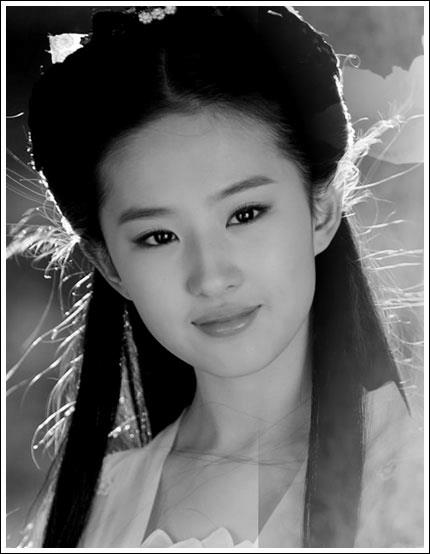
#> input picture tool_convert/baitap1_anhgoc.jpg, 430 x 554 px
$ python sosanh_img.py
#> lines starting #> are read from the running program, lines starting #| are printed output that depends on the picture
import cv2
import numpy as np
from skimage.metrics import structural_similarity as ssim
from skimage.metrics import peak_signal_noise_ratio as psnr
import os

# ================= CẤU HÌNH (SỬA LẠI CHO ĐÚNG) =================
# Kích thước ảnh của bạn (theo thông tin bạn cung cấp trước đó)
WIDTH  = 430
HEIGHT = 554

# Tên file
FILE_ANH_GOC     = 'baitap1_anhgoc.jpg'   # Ảnh gốc chưa bị nhiễu (Clean Image)
FILE_VERILOG_OUT = 'pic_output.txt'     # File Hex output từ ModelSim

# Số pixel muốn cắt bỏ ở mỗi cạnh (để loại bỏ viền đen/sai số)
# Chọn khoảng 5 đến 10 pixel là an toàn
CROP_BORDER = 8
# ================================================================

def main():
    print(f"--- BẮT ĐẦU ĐÁNH GIÁ CHẤT LƯỢNG ẢNH ({WIDTH}x{HEIGHT}) ---")

    # 1. Đọc ảnh gốc (Reference)
    if not os.path.exists(FILE_ANH_GOC):
        print(f"❌ Lỗi: Không tìm thấy file ảnh gốc '{FILE_ANH_GOC}'")
        return

    print(f"📸 Đang đọc ảnh gốc: {FILE_ANH_GOC}...")
    # Đọc ảnh và chuyển sang Grayscale (Trắng đen)
    img_clean = cv2.imread(FILE_ANH_GOC, cv2.IMREAD_GRAYSCALE)
#> img_clean is the input picture: shape (554, 430); min 0, max 255, mean 103.9

    # Resize ảnh gốc về đúng kích thước chuẩn (để tránh lệch 1-2 pixel gây lỗi)
    img_clean = cv2.resize(img_clean, (WIDTH, HEIGHT))

    # 2. Đọc file kết quả từ Verilog
    if not os.path.exists(FILE_VERILOG_OUT):
        print(f"❌ Lỗi: Không tìm thấy file output Verilog '{FILE_VERILOG_OUT}'")
        return

    print(f"📂 Đang đọc file Verilog: {FILE_VERILOG_OUT}...")
    with open(FILE_VERILOG_OUT, 'r') as f:
        # Đọc từng dòng, loại bỏ dòng trống
#> (reads tool_convert/pic_output.txt from the repository)
        lines = [line.strip() for line in f.readlines() if line.strip()]

    # Kiểm tra số lượng pixel
    if len(lines) != WIDTH * HEIGHT:
        print(f"⚠️ CẢNH BÁO: Số lượng pixel trong file txt ({len(lines)}) không khớp với {WIDTH}x{HEIGHT}!")
        # Vẫn cố chạy tiếp bằng cách cắt hoặc bù

    # Chuyển Hex sang số nguyên
    pixels = []
    for line in lines:
        try:
            pixels.append(int(line, 16))
        except:
            pixels.append(0)

    # Chuyển list thành mảng Numpy (Matrix)
    img_verilog = np.array(pixels, dtype=np.uint8)

    # Reshape về dạng ảnh 2D. Nếu thiếu dữ liệu thì resize mảng cho khớp.
    try:
        img_verilog = img_verilog.reshape((HEIGHT, WIDTH))
    except ValueError:
        print("❌ Lỗi: Không thể reshape mảng dữ liệu về đúng kích thước ảnh.")
        return

    # 3. LƯU ẢNH TÁI TẠO (Để xem bằng mắt thường)
    cv2.imwrite("anh_ket_qua_verilog.jpg", img_verilog)
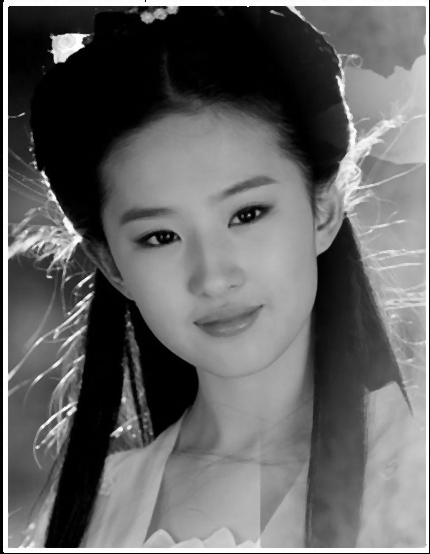
#> saved as anh_ket_qua_verilog.jpg: shape (554, 430); min 0, max 255, mean 102.8
    print("💾 Đã lưu ảnh tái tạo ra file 'anh_ket_qua_verilog.jpg'")

    # ============================================================
    # 4. CẮT BỎ VIỀN (QUAN TRỌNG NHẤT)
    # ============================================================
    print(f"✂️  Đang cắt bỏ {CROP_BORDER} pixel ở viền mỗi cạnh...")

    # Cú pháp slicing: [y_start : y_end, x_start : x_end]
    # Bỏ dòng 0->border, dòng (height-border)->hết. Tương tự với cột.
    img_clean_cropped   = img_clean[CROP_BORDER:-CROP_BORDER, CROP_BORDER:-CROP_BORDER]
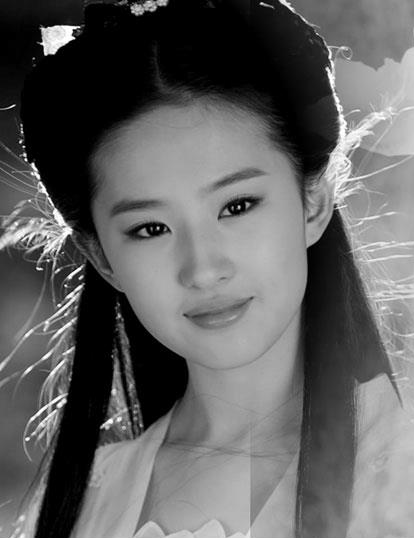
#> img_clean_cropped: shape (538, 414); min 0, max 255, mean 98.1
    img_verilog_cropped = img_verilog[CROP_BORDER:-CROP_BORDER, CROP_BORDER:-CROP_BORDER]

    # 5. TÍNH TOÁN PSNR & SSIM
    print("🧮 Đang tính toán thông số...")

    # Tính PSNR
    val_psnr = psnr(img_clean_cropped, img_verilog_cropped, data_range=255)
#> val_psnr = 23.22

    # Tính SSIM
    val_ssim = ssim(img_clean_cropped, img_verilog_cropped, data_range=255)
#> val_ssim = 0.804

    # 6. HIỂN THỊ KẾT QUẢ
    print("\n" + "="*40)
    print(f"   KẾT QUẢ ĐÁNH GIÁ CHẤT LƯỢNG ẢNH   ")
    print("="*40)
    print(f"✅ PSNR: {val_psnr:.4f} dB")
#| ✅ PSNR: 23.2234 dB
    print(f"✅ SSIM: {val_ssim:.4f}")
#| ✅ SSIM: 0.8044
    print("-" * 40)

    # Đưa ra nhận xét tự động
    if val_psnr > 30 and val_ssim > 0.9:
        print("🌟 XUẤT SẮC! Ảnh phục hồi rất tốt.")
    elif val_psnr > 25 and val_ssim > 0.85:
        print("👍 TỐT. Bộ lọc hoạt động hiệu quả.")
    elif val_psnr > 20:
        print("👌 KHÁ. Chấp nhận được với bộ lọc cơ bản.")
    else:
        print("⚠️ CẦN CẢI THIỆN. Kiểm tra lại thuật toán.")
    print("="*40)

if __name__ == "__main__":
    main()
